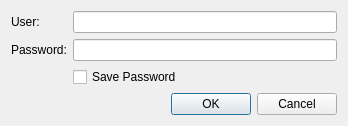
<?xml version="1.0" encoding="UTF-8"?>
<ui version="4.0">
 <class>Login</class>
 <widget class="QDialog" name="Login">
  <property name="geometry">
   <rect>
    <x>0</x>
    <y>0</y>
    <width>348</width>
    <height>124</height>
   </rect>
  </property>
  <property name="windowTitle">
   <string>Dialog</string>
  </property>
  <layout class="QVBoxLayout" name="verticalLayout">
   <item>
    <layout class="QFormLayout" name="formLayout">
     <item row="0" column="0">
      <widget class="QLabel" name="label">
       <property name="text">
        <string>User:</string>
       </property>
      </widget>
     </item>
     <item row="0" column="1">
      <widget class="QLineEdit" name="loginLineEdit"/>
     </item>
     <item row="1" column="0">
      <widget class="QLabel" name="label_2">
       <property name="text">
        <string>Password:</string>
       </property>
      </widget>
     </item>
     <item row="1" column="1">
      <widget class="QLineEdit" name="passwdLineEdit">
       <property name="echoMode">
        <enum>QLineEdit::Password</enum>
       </property>
      </widget>
     </item>
     <item row="2" column="1">
      <widget class="QCheckBox" name="checkBoxSavePass">
       <property name="text">
        <string>Save Password</string>
       </property>
      </widget>
     </item>
    </layout>
   </item>
   <item>
    <spacer name="verticalSpacer">
     <property name="orientation">
      <enum>Qt::Vertical</enum>
     </property>
     <property name="sizeHint" stdset="0">
      <size>
       <width>20</width>
       <height>34</height>
      </size>
     </property>
    </spacer>
   </item>
   <item>
    <widget class="QDialogButtonBox" name="buttonBox">
     <property name="orientation">
      <enum>Qt::Horizontal</enum>
     </property>
     <property name="standardButtons">
      <set>QDialogButtonBox::Cancel|QDialogButtonBox::Ok</set>
     </property>
    </widget>
   </item>
  </layout>
 </widget>
 <resources/>
 <connections>
  <connection>
   <sender>buttonBox</sender>
   <signal>accepted()</signal>
   <receiver>Login</receiver>
   <slot>accept()</slot>
   <hints>
    <hint type="sourcelabel">
     <x>248</x>
     <y>254</y>
    </hint>
    <hint type="destinationlabel">
     <x>157</x>
     <y>274</y>
    </hint>
   </hints>
  </connection>
  <connection>
   <sender>buttonBox</sender>
   <signal>rejected()</signal>
   <receiver>Login</receiver>
   <slot>reject()</slot>
   <hints>
    <hint type="sourcelabel">
     <x>316</x>
     <y>260</y>
    </hint>
    <hint type="destinationlabel">
     <x>286</x>
     <y>274</y>
    </hint>
   </hints>
  </connection>
 </connections>
</ui>
